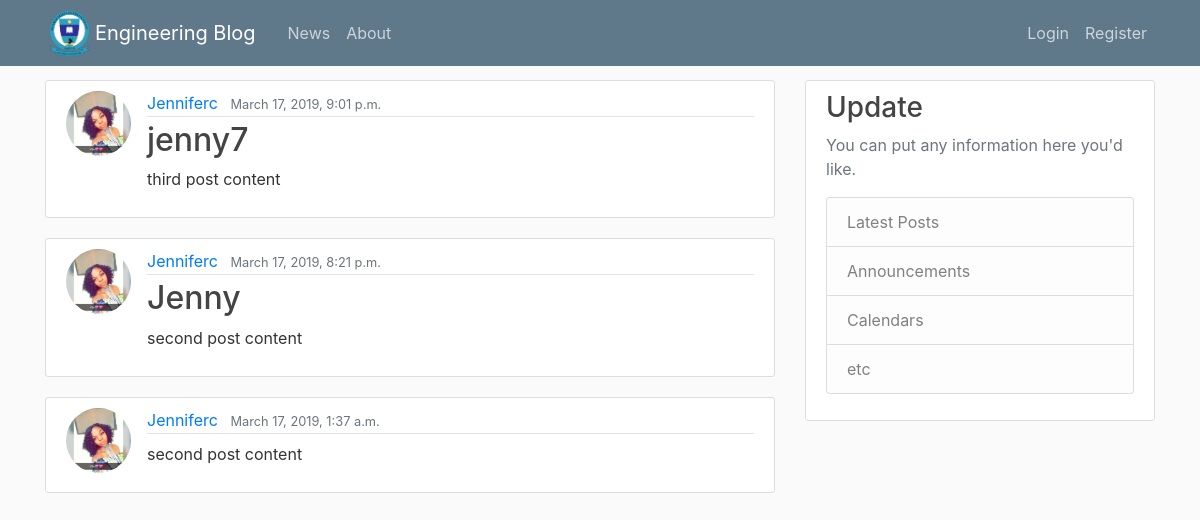
The app's page /, older data.
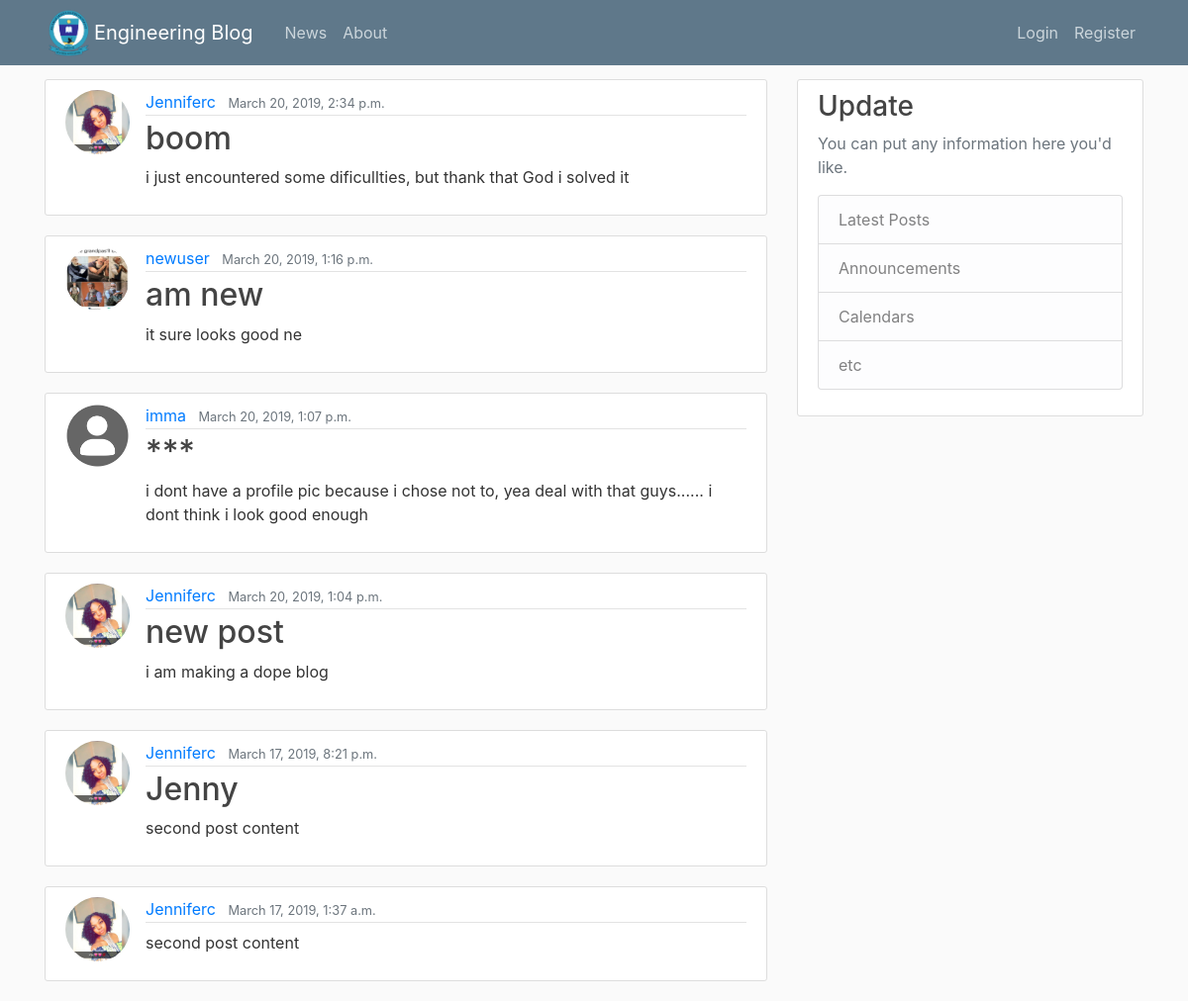
The same page, newer data.
### pages/models.py (models this page shows, shortened)
class Post(models.Model):
    tittle = models.CharField(max_length=100)
    content = models.TextField()
    date_posted = models.DateTimeField(auto_now_add=True)
    author = models.ForeignKey(User, on_delete=models.CASCADE)

### users/models.py (models this page shows)
class Profile(models.Model):
    user =  models.OneToOneField(User, on_delete = models.CASCADE)
    image = models.ImageField(default='default.jpg', upload_to = 'profile_pics')

### pages/views.py (the view)
# urls.py: path('', PostListView.as_view(), name="blog-home"),
class PostListView(ListView):
     model = Post
     template_name='home.html'
     context_object_name='posts'
     ordering=['-date_posted']
     paginate_by = 7

### pages/Templates/home.html
{% extends "base.html"%}
{% block content %}
    {% for post in posts %}
           <article class="media content-section">
             <img class="rounded-circle article-img" src="{{post.author.profile.image.url}}">
               <div class="media-body">
                 <div class="article-metadata">
                   <a class="mr-2" href="#">{{ post.author }}</a>
                   <small class="text-muted">{{ post.date_posted }}</small>
                  </div>
                 <h2><a class="article-title" href="{% url 'post-detail' post.id %}">{{ post.tittle }}</a></h2>
                <p class="article-content">{{ post.content }}</p>
               </div>
           </article>
    {% endfor %}
{% endblock content %}

Row changes from the older to the newer data that the page shows:
removed Post: author.profile.image (picture), author "Jenniferc", date_posted "March 17, 2019, 9:01 p.m.", tittle "jenny7", content "third post content"
added Post: author.profile.image (picture), author "Jenniferc", date_posted "March 20, 2019, 2:34 p.m.", tittle "boom", content "i just encountered some dificullties, but thank that God i solved it"
added Post: author.profile.image (picture), author "newuser", date_posted "March 20, 2019, 1:16 p.m.", tittle "am new", content "it sure looks good ne"
added Post: author.profile.image (placeholder picture), author "imma", date_posted "March 20, 2019, 1:07 p.m.", tittle "***", content "i dont have a profile pic because i chose not to, yea deal with that guys...... i dont think i look good enough"
added Post: author.profile.image (picture), author "Jenniferc", date_posted "March 20, 2019, 1:04 p.m.", tittle "new post", content "i am making a dope blog"
